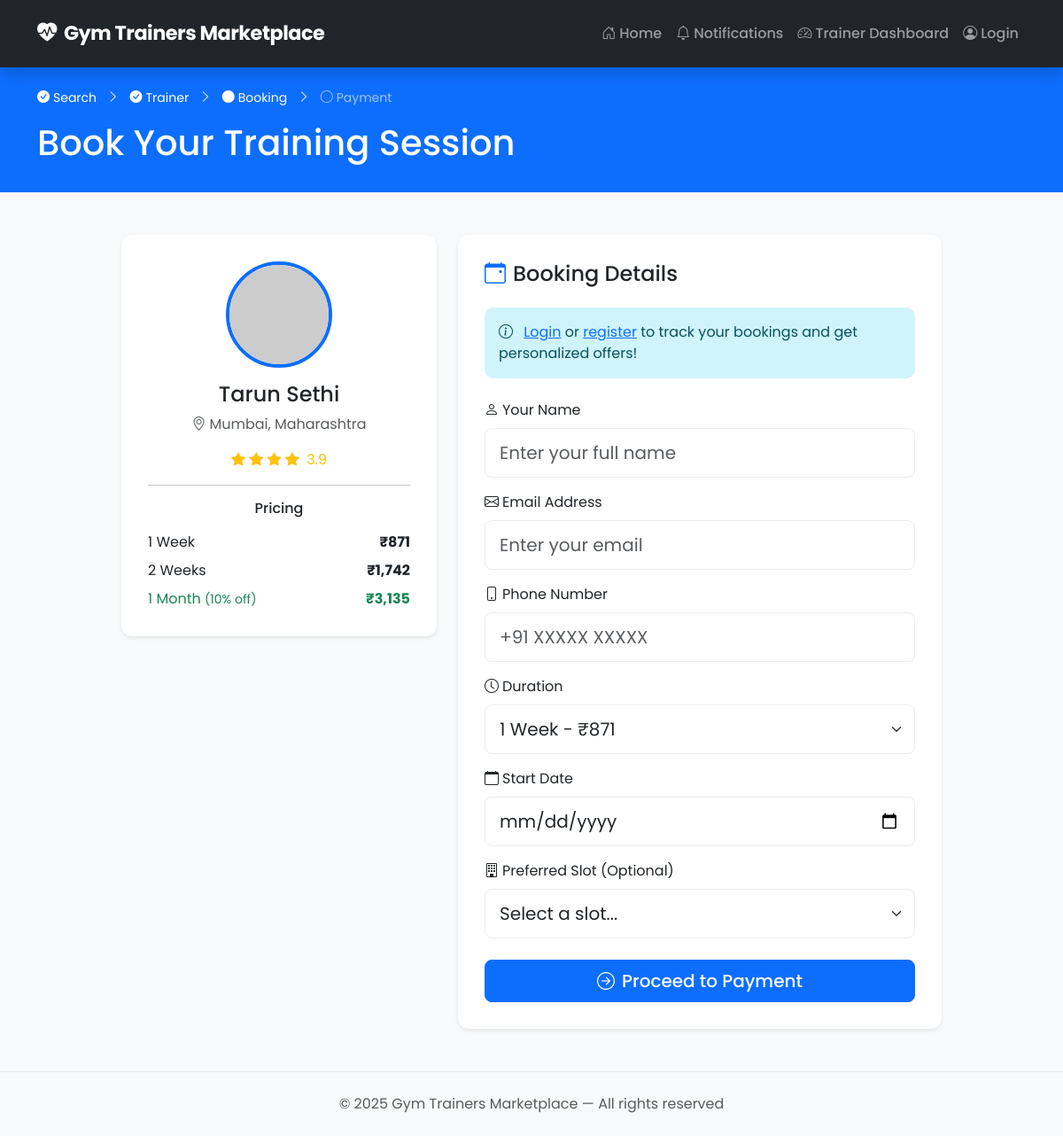
The page /book/2 on the database its author committed.
### models.py (models this page shows, shortened)
class Trainer(db.Model):
    __tablename__ = 'trainers'
    id = db.Column(db.Integer, primary_key=True)
    name = db.Column(db.String(100), nullable=False)
    email = db.Column(db.String(100), nullable=False)
    phone = db.Column(db.String(20), nullable=False)
    photo_url = db.Column(db.String(255), default='')
    intro = db.Column(db.Text, nullable=False)
    rating = db.Column(db.Float, default=4.0)
    number_of_gymers = db.Column(db.Integer, default=0)
    base_week_price = db.Column(db.Integer, nullable=False)
    base_month_price = db.Column(db.Integer, nullable=False)
    home_service = db.Column(db.Boolean, default=False)
    state = db.Column(db.String(100), nullable=False)
    city = db.Column(db.String(100), nullable=False)
    passcode = db.Column(db.String(10), nullable=False)
    created_at = db.Column(db.DateTime, default=datetime.utcnow)
    gyms = db.relationship('Gym', backref='trainer', lazy=True, cascade='all, delete-orphan')
    reviews = db.relationship('Review', backref='trainer', lazy=True, cascade='all, delete-orphan')
    bookings = db.relationship('Booking', backref='trainer', lazy=True, cascade='all, delete-orphan')
    def get_star_rating(self):
        rounded = round(self.rating * 2) / 2
        full_stars = int(rounded)
        half_star = rounded - full_stars >= 0.5
        empty_stars = 5 - full_stars - (1 if half_star else 0)
        return full_stars, half_star, empty_stars

### app.py (the view, shortened to what this page needs)
@app.route('/book/<int:trainer_id>', methods=['GET', 'POST'])
def book_trainer(trainer_id):
    trainer = Trainer.query.get_or_404(trainer_id)
    user = None
    if 'user_id' in session:
        user = User.query.get(session['user_id'])
    return render_template('book.html', trainer=trainer, user=user)

### app.py (called while the page is built)
@app.template_filter('format_price')
def format_price(value):
    return f"₹{value:,}"

### templates/book.html (shortened to what this page needs)
{% extends "base.html" %}
{% block content %}
<section class="py-4 bg-primary text-white">
    <div class="container">
        <div class="progress-indicator mb-3">
            <span class="step completed"><i class="bi bi-check-circle-fill me-1"></i>Search</span>
            <i class="bi bi-chevron-right mx-2"></i>
            <span class="step completed"><i class="bi bi-check-circle-fill me-1"></i>Trainer</span>
            <i class="bi bi-chevron-right mx-2"></i>
            <span class="step active"><i class="bi bi-circle-fill me-1"></i>Booking</span>
            <i class="bi bi-chevron-right mx-2"></i>
            <span class="step"><i class="bi bi-circle me-1"></i>Payment</span>
        </div>
        <h1>Book Your Training Session</h1>
    </div>
</section>
<section class="py-5">
    <div class="container">
        <div class="row justify-content-center">
            <div class="col-lg-4 mb-4">
                <div class="trainer-summary-card">
                    <img src="{{ trainer.photo_url }}" alt="{{ trainer.name }}" class="trainer-summary-img mb-3">
                    <h4>{{ trainer.name }}</h4>
                    <p class="text-muted"><i class="bi bi-geo-alt me-1"></i>{{ trainer.city }}, {{ trainer.state }}</p>
                    <div class="rating-stars mb-3">
                        {% set stars = trainer.get_star_rating() %}
                        {% for i in range(stars[0]) %}
                        <i class="bi bi-star-fill text-warning"></i>
                        {% endfor %}
                        <span class="ms-1">{{ trainer.rating }}</span>
                    </div>
                    <hr>
                    <div class="pricing-summary">
                        <h6 class="mb-3">Pricing</h6>
                        <div class="d-flex justify-content-between mb-2">
                            <span>1 Week</span>
                            <span class="fw-bold">{{ trainer.base_week_price|format_price }}</span>
                        </div>
                        <div class="d-flex justify-content-between mb-2">
                            <span>2 Weeks</span>
                            <span class="fw-bold">{{ (trainer.base_week_price * 2)|format_price }}</span>
                        </div>
                        <div class="d-flex justify-content-between text-success">
                            <span>1 Month <small>(10% off)</small></span>
                            <span class="fw-bold">{{ (trainer.base_month_price * 0.9)|int|format_price }}</span>
                        </div>
                    </div>
                </div>
            </div>
            <div class="col-lg-6">
                <div class="booking-form-card">
                    <h4 class="mb-4"><i class="bi bi-calendar-event me-2 text-primary"></i>Booking Details</h4>
                    {% if not user %}
                    <div class="alert alert-info mb-4">
                        <i class="bi bi-info-circle me-2"></i>
                        <a href="{{ url_for('user_login') }}">Login</a> or <a href="{{ url_for('user_register') }}">register</a> to track your bookings and get personalized offers!
                    </div>
                    {% endif %}
                    <form action="{{ url_for('book_trainer', trainer_id=trainer.id) }}" method="POST">
                        <div class="mb-3">
                            <label class="form-label"><i class="bi bi-person me-1"></i>Your Name</label>
                            <input type="text" name="user_name" class="form-control form-control-lg" required placeholder="Enter your full name" value="{{ user.name if user else '' }}">
                        </div>
                        <div class="mb-3">
                            <label class="form-label"><i class="bi bi-envelope me-1"></i>Email Address</label>
                            <input type="email" name="user_email" class="form-control form-control-lg" required placeholder="Enter your email" value="{{ user.email if user else '' }}">
                        </div>
                        <div class="mb-3">
                            <label class="form-label"><i class="bi bi-phone me-1"></i>Phone Number</label>
                            <input type="tel" name="user_phone" class="form-control form-control-lg" required placeholder="+91 XXXXX XXXXX" value="{{ user.phone if user else '' }}">
                        </div>
                        <div class="mb-3">
                            <label class="form-label"><i class="bi bi-clock me-1"></i>Duration</label>
                            <select name="duration" class="form-select form-select-lg" required>
                                <option value="1_week">1 Week - {{ trainer.base_week_price|format_price }}</option>
                            </select>
                        </div>
                        <div class="mb-3">
                            <label class="form-label"><i class="bi bi-calendar me-1"></i>Start Date</label>
                            <input type="date" name="start_date" class="form-control form-control-lg" required>
                        </div>
                        {% if trainer.gyms %}
                        <div class="mb-4">
                            <label class="form-label"><i class="bi bi-building me-1"></i>Preferred Slot (Optional)</label>
                            <select name="chosen_slot" class="form-select form-select-lg">
                                <option value="">Select a slot...</option>
                            </select>
                        </div>
                        {% endif %}
                        <button type="submit" class="btn btn-primary btn-lg w-100">
                            <i class="bi bi-arrow-right-circle me-2"></i>Proceed to Payment
                        </button>
                    </form>
                </div>
            </div>
        </div>
    </div>
</section>
{% endblock %}

### static/style.css (style rules this page uses)
:root { --primary-color: #0D6EFD; --primary-dark: #0956d0; --secondary-color: #6c757d; --success-color: #198754; --warning-color: #ffc107; --danger-color: #dc3545; --light-bg: #f8f9fa; --dark-bg: #212529; --white: #ffffff; --shadow-sm: 0 2px 4px rgba(0,0,0,0.08); --shadow-md: 0 4px 12px rgba(0,0,0,0.1); --shadow-lg: 0 8px 24px rgba(0,0,0,0.12); --border-radius: 12px; --transition: all 0.3s ease; }
* { font-family: 'Poppins', sans-serif; }
body { background-color: var(--light-bg); min-height: 100vh; display: flex; flex-direction: column; }
.rating-stars { color: var(--warning-color); }
.progress-indicator { font-size: 14px; }
.progress-indicator .step { opacity: 0.6; }
.progress-indicator .step.active, .progress-indicator .step.completed { opacity: 1; }
.trainer-summary-card { background: var(--white); border-radius: var(--border-radius); padding: 30px; box-shadow: var(--shadow-sm); text-align: center; }
.trainer-summary-img { width: 120px; height: 120px; border-radius: 50%; object-fit: cover; border: 4px solid var(--primary-color); }
.booking-form-card { background: var(--white); border-radius: var(--border-radius); padding: 30px; box-shadow: var(--shadow-sm); }
.btn-primary { background: var(--primary-color); border-color: var(--primary-color); font-weight: 500; transition: var(--transition); }
.form-control, .form-select { padding: 12px 16px; border-radius: 8px; border: 1px solid #e9ecef; transition: var(--transition); }
.alert { border-radius: 10px; border: none; }

### rows shown on the page
Trainer: name "Tarun Sethi", city "Mumbai", state "Maharashtra", rating "3.9", base_week_price "₹871", (trainer.base_week_price*2)|format_price "₹1,742", (trainer.base_month_price*0.9)|int|format_price "₹3,135"
